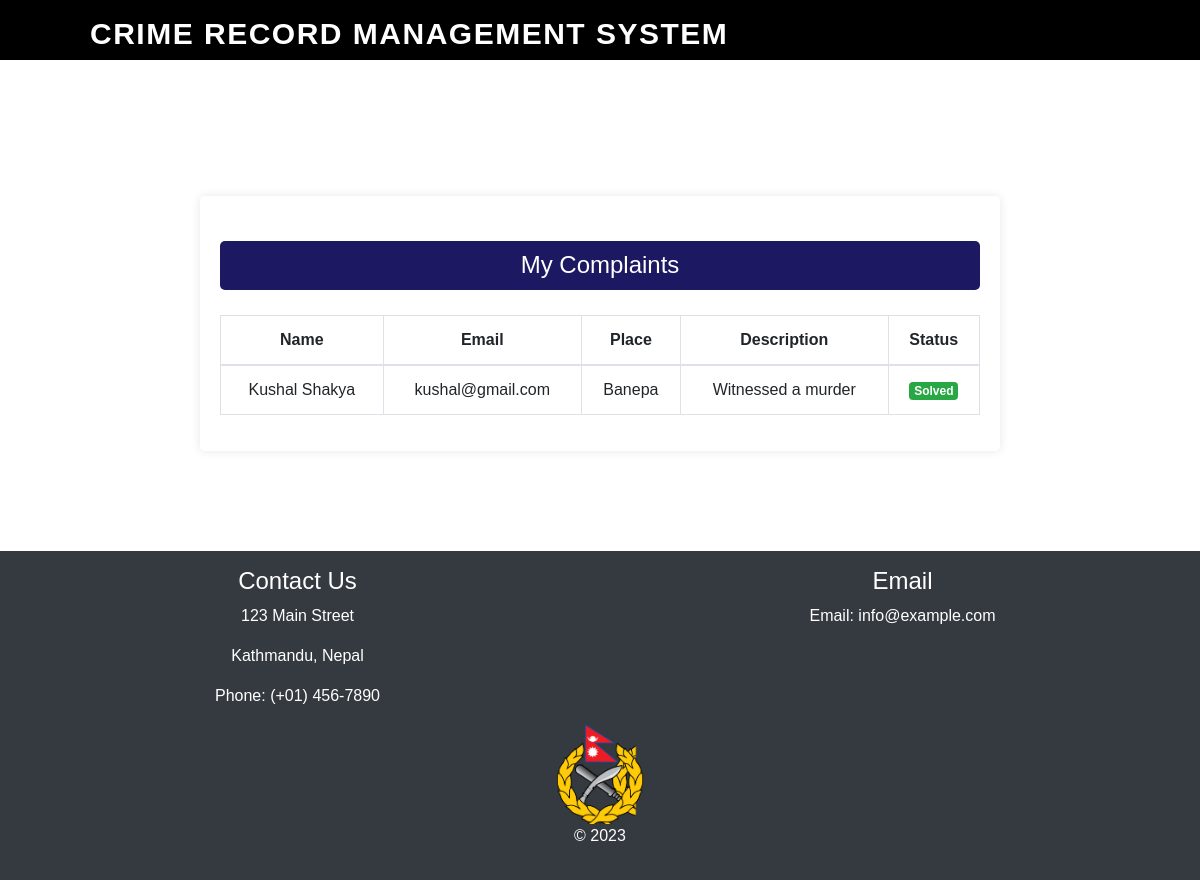
The page /myApp/mycomplaints/ (signed in) on the database its author committed.
### myApp/models.py (models this page shows)
class Complaint(models.Model):
    name = models.CharField(max_length=100)
    email = models.EmailField()
    age = models.PositiveIntegerField()
    gender = models.CharField(max_length=1, choices=[('M', 'Male'), ('F', 'Female')])
    phone = models.CharField(max_length=10)
    place = models.CharField(max_length=100)
    description = models.TextField()
    is_solved = models.BooleanField(default=False)
    CATEGORY_CHOICES = [
        ('robbery', 'Robbery'),
        ('assault', 'Assault'),
        ('fraud', 'Fraud'),
        ('murder', 'Murder'),
        ('burglary', 'Burglary'),
        ('abuse', 'Abuse'),
        ('kidnapping', 'Kidnapping'),
        ('cybercrime', 'Cyber Crime'),
        ('other', 'Other'),
    ]
    category = models.CharField(max_length=20, choices=CATEGORY_CHOICES, default='other')

### myApp/views.py (the view)
# urls.py: path('mycomplaints/', views.mycomplaints, name='mycomplaints'),
def mycomplaints(request):
    email = request.user.email
    complaints = Complaint.objects.filter(email=email)
    return render(request, 'myApp/mycomplaints.html', {'complaints': complaints})

### myApp/templates/myApp/mycomplaints.html (shortened to what this page needs)
{% load static %}
<!DOCTYPE html>
<html lang="en">
<head>
    <link rel="stylesheet" href="https://stackpath.bootstrapcdn.com/bootstrap/4.5.2/css/bootstrap.min.css">
</head>
<body>
    <nav>
		<div class="logo">
			<p> Crime Record Management System </p>
		</div>
		<ul>
            <li><a href="{% url 'home' %}">Home</a></li>
            <li><a href="{% url 'report' %}">Report</a></li>
            <li><a href="{% url 'about' %}">About</a></li>
            <li><a href="{% url 'logout' %}">Logout</a></li>
        </ul>
	</nav>
	<br><br><br><br>
    <div class="container">
        <h1>My Complaints</h1>
        {% if complaints %}
            <table class="table table-bordered">
                <thead>
                    <tr>
                        <th>Name</th>
                        <th>Email</th>
                        <th>Place</th>
                        <th>Description</th>
                        <th>Status</th>
                    </tr>
                </thead>
                <tbody>
                    {% for complaint in complaints %}
                        <tr>
                            <td>{{ complaint.name }}</td>
                            <td>{{ complaint.email }}</td>
                            <td>{{ complaint.place }}</td>
                            <td>{{ complaint.description }}</td>
                            <td>
                                {% if complaint.is_solved %}
                                    <span class="badge badge-success">Solved</span>
                                {% else %}
                                    <span class="badge badge-danger">Pending</span>
                                {% endif %}
                            </td>
                        </tr>
                    {% endfor %}
                </tbody>
            </table>
        {% else %}
            <p>You have no filed complaints yet.</p>
        {% endif %}
    </div>
    <footer class="bg-dark text-white text-center py-3">
        <div class="container1">
            <div class="row">
                <div class="col-md-6">
                    <h4>Contact Us</h4>
                    <p>123 Main Street</p>
                    <p>Kathmandu, Nepal</p>
                    <p>Phone: (+01) 456-7890</p>
                </div>
                <div class="col-md-6">
                    <h4>Email</h4>
                    <p>Email: info@example.com</p>
                </div>
            </div>
            <div class="row">
                <div class="col-md-12">
                    <img src="{% static 'l.png' %}" alt="Logo" width="150">
                </div>
            </div>
            <p>&copy; 2023</p>
        </div>
    </footer>
</body>
</html>

### myApp/templates/myApp/mycomplaints.html (style rules this page uses)
* { margin: 0px; padding:0px; box-sizing: border-box; font-family: sans-serif; }
body { display: flex; flex-direction: column; min-height: 100vh; margin: 0; }
nav { width: 100%; height: 60px; background-color: black; line-height: 65px; padding:0.5px 90px; position: fixed; z-index : 1; }
nav .logo { font-weight: bold; letter-spacing: 1.5px; }
nav .logo p { font-size: 30px; float: left; color: white; text-transform: uppercase; }
nav ul { float:right; }
nav ul li { display: inline-block; list-style: none; }
nav ul li a { color: white; text-decoration: none; font-size: 18px; text-transform: uppercase; padding: 0px 30px; }
.container { margin: 100px auto; text-align: center; background-color: white; border-radius: 5px; box-shadow: 0 0 10px rgba(0, 0, 0, 0.1); max-width: 800px; padding: 20px; }
.container h1 { background: rgb(28, 24, 98); color: white; border-radius: 5px; margin: 25px auto; padding: 10px 0; font-size: 24px; }
footer { background-color: black; color: white; text-align: center; padding: 10px; }

### rows shown on the page
Complaint: name "Kushal Shakya", email "kushal@gmail.com", place "Banepa", description "Witnessed a murder", is_solved "Solved"
